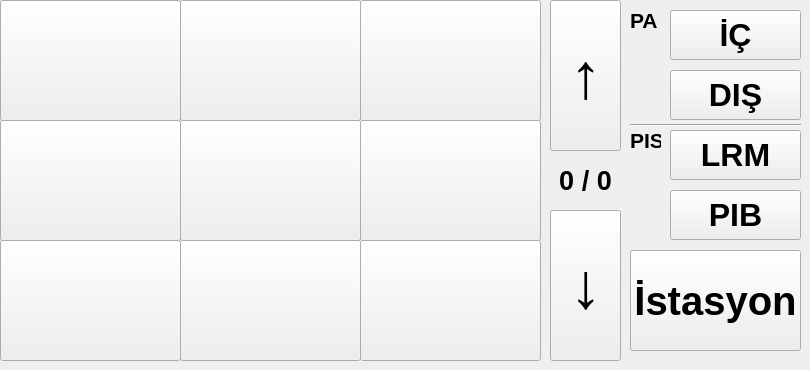
    <widget class="QWidget" name="TOP">
     <widget class="QPushButton" name="FUNC_1">
      <property name="geometry">
       <rect>
        <x>0</x>
        <y>0</y>
        <width>181</width>
        <height>121</height>
       </rect>
      </property>
      <property name="font">
       <font>
        <pointsize>18</pointsize>
        <weight>75</weight>
        <bold>true</bold>
       </font>
      </property>
      <property name="focusPolicy">
       <enum>Qt::NoFocus</enum>
      </property>
      <property name="autoFillBackground">
       <bool>false</bool>
      </property>
      <property name="text">
       <string/>
      </property>
      <property name="checkable">
       <bool>false</bool>
      </property>
      <property name="checked">
       <bool>false</bool>
      </property>
      <property name="autoDefault">
       <bool>false</bool>
      </property>
      <property name="default">
       <bool>false</bool>
      </property>
      <property name="flat">
       <bool>false</bool>
      </property>
     </widget>
     <widget class="QPushButton" name="FUNC_2">
      <property name="geometry">
       <rect>
        <x>180</x>
        <y>0</y>
        <width>181</width>
        <height>121</height>
       </rect>
      </property>
      <property name="font">
       <font>
        <pointsize>18</pointsize>
        <weight>75</weight>
        <bold>true</bold>
       </font>
      </property>
      <property name="focusPolicy">
       <enum>Qt::NoFocus</enum>
      </property>
      <property name="text">
       <string/>
      </property>
     </widget>
     <widget class="QPushButton" name="FUNC_3">
      <property name="geometry">
       <rect>
        <x>360</x>
        <y>0</y>
        <width>181</width>
        <height>121</height>
       </rect>
      </property>
      <property name="font">
       <font>
        <pointsize>18</pointsize>
        <weight>75</weight>
        <bold>true</bold>
       </font>
      </property>
      <property name="focusPolicy">
       <enum>Qt::NoFocus</enum>
      </property>
      <property name="text">
       <string/>
      </property>
     </widget>
     <widget class="QPushButton" name="FUNC_5">
      <property name="geometry">
       <rect>
        <x>180</x>
        <y>120</y>
        <width>181</width>
        <height>121</height>
       </rect>
      </property>
      <property name="font">
       <font>
        <pointsize>18</pointsize>
        <weight>75</weight>
        <bold>true</bold>
       </font>
      </property>
      <property name="focusPolicy">
       <enum>Qt::NoFocus</enum>
      </property>
      <property name="text">
       <string/>
      </property>
     </widget>
     <widget class="QPushButton" name="FUNC_6">
      <property name="geometry">
       <rect>
        <x>360</x>
        <y>120</y>
        <width>181</width>
        <height>121</height>
       </rect>
      </property>
      <property name="font">
       <font>
        <pointsize>18</pointsize>
        <weight>75</weight>
        <bold>true</bold>
       </font>
      </property>
      <property name="focusPolicy">
       <enum>Qt::NoFocus</enum>
      </property>
      <property name="text">
       <string/>
      </property>
     </widget>
     <widget class="QPushButton" name="FUNC_IN">
      <property name="geometry">
       <rect>
        <x>670</x>
        <y>10</y>
        <width>131</width>
        <height>50</height>
       </rect>
      </property>
      <property name="font">
       <font>
        <pointsize>24</pointsize>
        <weight>75</weight>
        <italic>false</italic>
        <bold>true</bold>
       </font>
      </property>
      <property name="focusPolicy">
       <enum>Qt::NoFocus</enum>
      </property>
      <property name="locale">
       <locale language="Turkish" country="Turkey"/>
      </property>
      <property name="text">
       <string>İÇ</string>
      </property>
     </widget>
     <widget class="QPushButton" name="FUNC_OUT">
      <property name="geometry">
       <rect>
        <x>670</x>
        <y>70</y>
        <width>131</width>
        <height>50</height>
       </rect>
      </property>
      <property name="font">
       <font>
        <pointsize>24</pointsize>
        <weight>75</weight>
        <italic>false</italic>
        <bold>true</bold>
       </font>
      </property>
      <property name="focusPolicy">
       <enum>Qt::NoFocus</enum>
      </property>
      <property name="locale">
       <locale language="Turkish" country="Turkey"/>
      </property>
      <property name="text">
       <string>DIŞ</string>
      </property>
     </widget>
     <widget class="QPushButton" name="FUNC_PIB">
      <property name="geometry">
       <rect>
        <x>670</x>
        <y>190</y>
        <width>131</width>
        <height>50</height>
       </rect>
      </property>
      <property name="font">
       <font>
        <pointsize>24</pointsize>
        <weight>75</weight>
        <italic>false</italic>
        <bold>true</bold>
       </font>
      </property>
      <property name="focusPolicy">
       <enum>Qt::NoFocus</enum>
      </property>
      <property name="locale">
       <locale language="Turkish" country="Turkey"/>
      </property>
      <property name="text">
       <string>PIB</string>
      </property>
     </widget>
     <widget class="QPushButton" name="FUNC_LRM">
      <property name="geometry">
       <rect>
        <x>670</x>
        <y>130</y>
        <width>131</width>
        <height>50</height>
       </rect>
      </property>
      <property name="font">
       <font>
        <pointsize>24</pointsize>
        <weight>75</weight>
        <italic>false</italic>
        <bold>true</bold>
       </font>
      </property>
      <property name="focusPolicy">
       <enum>Qt::NoFocus</enum>
      </property>
      <property name="locale">
       <locale language="Turkish" country="Turkey"/>
      </property>
      <property name="text">
       <string>LRM</string>
      </property>
     </widget>
     <widget class="QLabel" name="label_pa">
      <property name="geometry">
       <rect>
        <x>630</x>
        <y>10</y>
        <width>31</width>
        <height>21</height>
       </rect>
      </property>
      <property name="font">
       <font>
        <pointsize>16</pointsize>
        <weight>75</weight>
        <italic>false</italic>
        <bold>true</bold>
       </font>
      </property>
      <property name="text">
       <string>PA</string>
      </property>
     </widget>
     <widget class="Line" name="line_2">
      <property name="geometry">
       <rect>
        <x>630</x>
        <y>115</y>
        <width>171</width>
        <height>20</height>
       </rect>
      </property>
      <property name="orientation">
       <enum>Qt::Horizontal</enum>
      </property>
     </widget>
     <widget class="QLabel" name="label_pis">
      <property name="geometry">
       <rect>
        <x>630</x>
        <y>130</y>
        <width>31</width>
        <height>21</height>
       </rect>
      </property>
      <property name="font">
       <font>
        <pointsize>16</pointsize>
        <weight>75</weight>
        <italic>false</italic>
        <bold>true</bold>
       </font>
      </property>
      <property name="text">
       <string>PIS</string>
      </property>
     </widget>
     <widget class="QPushButton" name="FUNC_UP">
      <property name="geometry">
       <rect>
        <x>550</x>
        <y>0</y>
        <width>71</width>
        <height>151</height>
       </rect>
      </property>
      <property name="font">
       <font>
        <pointsize>48</pointsize>
        <weight>75</weight>
        <bold>true</bold>
       </font>
      </property>
      <property name="focusPolicy">
       <enum>Qt::NoFocus</enum>
      </property>
      <property name="autoFillBackground">
       <bool>false</bool>
      </property>
      <property name="text">
       <string>↑</string>
      </property>
      <property name="checkable">
       <bool>false</bool>
      </property>
      <property name="checked">
       <bool>false</bool>
      </property>
      <property name="autoDefault">
       <bool>false</bool>
      </property>
      <property name="default">
       <bool>false</bool>
      </property>
      <property name="flat">
       <bool>false</bool>
      </property>
     </widget>
     <widget class="QPushButton" name="FUNC_DOWN">
      <property name="geometry">
       <rect>
        <x>550</x>
        <y>210</y>
        <width>71</width>
        <height>151</height>
       </rect>
      </property>
      <property name="font">
       <font>
        <pointsize>48</pointsize>
        <weight>75</weight>
        <bold>true</bold>
       </font>
      </property>
      <property name="focusPolicy">
       <enum>Qt::NoFocus</enum>
      </property>
      <property name="autoFillBackground">
       <bool>false</bool>
      </property>
      <property name="text">
       <string>↓</string>
      </property>
      <property name="checkable">
       <bool>false</bool>
      </property>
      <property name="checked">
       <bool>false</bool>
      </property>
      <property name="autoDefault">
       <bool>false</bool>
      </property>
      <property name="default">
       <bool>false</bool>
      </property>
      <property name="flat">
       <bool>false</bool>
      </property>
     </widget>
     <widget class="QLabel" name="FUNC_LABEL_PAGE">
      <property name="geometry">
       <rect>
        <x>550</x>
        <y>160</y>
        <width>71</width>
        <height>41</height>
       </rect>
      </property>
      <property name="font">
       <font>
        <pointsize>20</pointsize>
        <weight>75</weight>
        <italic>false</italic>
        <bold>true</bold>
       </font>
      </property>
      <property name="text">
       <string>0 / 0</string>
      </property>
      <property name="alignment">
       <set>Qt::AlignCenter</set>
      </property>
     </widget>
     <widget class="QPushButton" name="FUNC_7">
      <property name="geometry">
       <rect>
        <x>0</x>
        <y>240</y>
        <width>181</width>
        <height>121</height>
       </rect>
      </property>
      <property name="font">
       <font>
        <pointsize>18</pointsize>
        <weight>75</weight>
        <bold>true</bold>
       </font>
      </property>
      <property name="focusPolicy">
       <enum>Qt::NoFocus</enum>
      </property>
      <property name="text">
       <string/>
      </property>
     </widget>
     <widget class="QPushButton" name="FUNC_8">
      <property name="geometry">
       <rect>
        <x>180</x>
        <y>240</y>
        <width>181</width>
        <height>121</height>
       </rect>
      </property>
      <property name="font">
       <font>
        <pointsize>18</pointsize>
        <weight>75</weight>
        <bold>true</bold>
       </font>
      </property>
      <property name="focusPolicy">
       <enum>Qt::NoFocus</enum>
      </property>
      <property name="text">
       <string/>
      </property>
     </widget>
     <widget class="QPushButton" name="FUNC_9">
      <property name="geometry">
       <rect>
        <x>360</x>
        <y>240</y>
        <width>181</width>
        <height>121</height>
       </rect>
      </property>
      <property name="font">
       <font>
        <pointsize>18</pointsize>
        <weight>75</weight>
        <bold>true</bold>
       </font>
      </property>
      <property name="focusPolicy">
       <enum>Qt::NoFocus</enum>
      </property>
      <property name="text">
       <string/>
      </property>
     </widget>
     <widget class="QPushButton" name="FUNC_4">
      <property name="geometry">
       <rect>
        <x>0</x>
        <y>120</y>
        <width>181</width>
        <height>121</height>
       </rect>
      </property>
      <property name="font">
       <font>
        <pointsize>18</pointsize>
        <weight>75</weight>
        <bold>true</bold>
       </font>
      </property>
      <property name="focusPolicy">
       <enum>Qt::NoFocus</enum>
      </property>
      <property name="text">
       <string/>
      </property>
     </widget>
     <widget class="QPushButton" name="FUNC_STATION">
      <property name="geometry">
       <rect>
        <x>630</x>
        <y>250</y>
        <width>171</width>
        <height>101</height>
       </rect>
      </property>
      <property name="font">
       <font>
        <pointsize>30</pointsize>
        <weight>75</weight>
        <bold>true</bold>
       </font>
      </property>
      <property name="focusPolicy">
       <enum>Qt::NoFocus</enum>
      </property>
      <property name="text">
       <string>İstasyon</string>
      </property>
     </widget>
    </widget>
